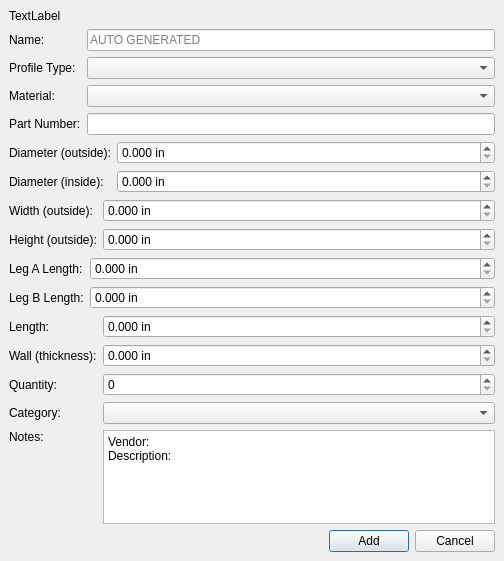
<?xml version="1.0" encoding="UTF-8"?>
<ui version="4.0">
 <class>Form</class>
 <widget class="QDialog" name="Form">
  <property name="geometry">
   <rect>
    <x>0</x>
    <y>0</y>
    <width>504</width>
    <height>561</height>
   </rect>
  </property>
  <property name="windowTitle">
   <string>Form</string>
  </property>
  <layout class="QHBoxLayout" name="horizontalLayout">
   <property name="spacing">
    <number>0</number>
   </property>
   <property name="leftMargin">
    <number>0</number>
   </property>
   <property name="topMargin">
    <number>0</number>
   </property>
   <property name="rightMargin">
    <number>0</number>
   </property>
   <property name="bottomMargin">
    <number>0</number>
   </property>
   <item>
    <widget class="QWidget" name="widget" native="true">
     <property name="contextMenuPolicy">
      <enum>Qt::ContextMenuPolicy::ActionsContextMenu</enum>
     </property>
     <property name="autoFillBackground">
      <bool>false</bool>
     </property>
     <property name="styleSheet">
      <string notr="true"/>
     </property>
     <layout class="QVBoxLayout" name="verticalLayout_3" stretch="0">
      <property name="leftMargin">
       <number>0</number>
      </property>
      <property name="topMargin">
       <number>0</number>
      </property>
      <property name="rightMargin">
       <number>0</number>
      </property>
      <property name="bottomMargin">
       <number>0</number>
      </property>
      <item>
       <layout class="QVBoxLayout" name="verticalLayout">
        <property name="leftMargin">
         <number>9</number>
        </property>
        <property name="topMargin">
         <number>9</number>
        </property>
        <property name="rightMargin">
         <number>9</number>
        </property>
        <property name="bottomMargin">
         <number>9</number>
        </property>
        <item>
         <widget class="QLabel" name="lblMessage">
          <property name="sizePolicy">
           <sizepolicy hsizetype="Preferred" vsizetype="Minimum">
            <horstretch>0</horstretch>
            <verstretch>0</verstretch>
           </sizepolicy>
          </property>
          <property name="text">
           <string>TextLabel</string>
          </property>
          <property name="alignment">
           <set>Qt::AlignmentFlag::AlignLeading|Qt::AlignmentFlag::AlignLeft|Qt::AlignmentFlag::AlignTop</set>
          </property>
          <property name="wordWrap">
           <bool>true</bool>
          </property>
         </widget>
        </item>
        <item>
         <layout class="QGridLayout" name="gridLayout">
          <item row="2" column="3">
           <widget class="QComboBox" name="comboBox_material"/>
          </item>
          <item row="1" column="3">
           <widget class="QComboBox" name="comboBox_profile"/>
          </item>
          <item row="3" column="0">
           <widget class="QLabel" name="label_6">
            <property name="text">
             <string>Part Number:</string>
            </property>
            <property name="buddy">
             <cstring>lineEdit_part_number</cstring>
            </property>
           </widget>
          </item>
          <item row="0" column="0">
           <widget class="QLabel" name="label">
            <property name="text">
             <string>Name:</string>
            </property>
            <property name="alignment">
             <set>Qt::AlignmentFlag::AlignLeading|Qt::AlignmentFlag::AlignLeft|Qt::AlignmentFlag::AlignVCenter</set>
            </property>
            <property name="buddy">
             <cstring>lineEdit_name</cstring>
            </property>
           </widget>
          </item>
          <item row="2" column="0">
           <widget class="QLabel" name="label_3">
            <property name="text">
             <string>Material:</string>
            </property>
            <property name="buddy">
             <cstring>comboBox_material</cstring>
            </property>
           </widget>
          </item>
          <item row="1" column="0">
           <widget class="QLabel" name="label_2">
            <property name="text">
             <string>Profile Type:</string>
            </property>
            <property name="buddy">
             <cstring>comboBox_profile</cstring>
            </property>
           </widget>
          </item>
          <item row="0" column="3">
           <widget class="QLineEdit" name="lineEdit_name">
            <property name="readOnly">
             <bool>true</bool>
            </property>
            <property name="placeholderText">
             <string>AUTO GENERATED</string>
            </property>
           </widget>
          </item>
          <item row="3" column="3">
           <widget class="QLineEdit" name="lineEdit_part_number"/>
          </item>
         </layout>
        </item>
        <item>
         <widget class="QWidget" name="inside_outside_widget" native="true">
          <layout class="QVBoxLayout" name="verticalLayout_2">
           <property name="leftMargin">
            <number>0</number>
           </property>
           <property name="topMargin">
            <number>0</number>
           </property>
           <property name="rightMargin">
            <number>0</number>
           </property>
           <property name="bottomMargin">
            <number>0</number>
           </property>
           <item>
            <layout class="QGridLayout" name="gridLayout_6" columnstretch="0,1">
             <item row="1" column="0">
              <widget class="QLabel" name="label_8">
               <property name="text">
                <string>Diameter (inside):</string>
               </property>
               <property name="buddy">
                <cstring>doubleSpinBox_inside_diameter</cstring>
               </property>
              </widget>
             </item>
             <item row="0" column="0">
              <widget class="QLabel" name="label_5">
               <property name="text">
                <string>Diameter (outside):</string>
               </property>
               <property name="buddy">
                <cstring>doubleSpinBox_outside_diameter</cstring>
               </property>
              </widget>
             </item>
             <item row="1" column="1">
              <widget class="QDoubleSpinBox" name="doubleSpinBox_inside_diameter">
               <property name="suffix">
                <string> in</string>
               </property>
               <property name="decimals">
                <number>3</number>
               </property>
               <property name="maximum">
                <double>999999999.000000000000000</double>
               </property>
               <property name="singleStep">
                <double>0.125000000000000</double>
               </property>
              </widget>
             </item>
             <item row="0" column="1">
              <widget class="QDoubleSpinBox" name="doubleSpinBox_outside_diameter">
               <property name="suffix">
                <string> in</string>
               </property>
               <property name="decimals">
                <number>3</number>
               </property>
               <property name="maximum">
                <double>999999999.000000000000000</double>
               </property>
               <property name="singleStep">
                <double>0.125000000000000</double>
               </property>
              </widget>
             </item>
            </layout>
           </item>
          </layout>
         </widget>
        </item>
        <item>
         <widget class="QWidget" name="height_width_outer_widget" native="true">
          <layout class="QVBoxLayout" name="verticalLayout_4">
           <property name="leftMargin">
            <number>0</number>
           </property>
           <property name="topMargin">
            <number>0</number>
           </property>
           <property name="rightMargin">
            <number>0</number>
           </property>
           <property name="bottomMargin">
            <number>0</number>
           </property>
           <item>
            <layout class="QGridLayout" name="gridLayout_7" columnstretch="0,1">
             <item row="0" column="0">
              <widget class="QLabel" name="label_9">
               <property name="text">
                <string>Width (outside):</string>
               </property>
               <property name="buddy">
                <cstring>doubleSpinBox_outside_width</cstring>
               </property>
              </widget>
             </item>
             <item row="1" column="0">
              <widget class="QLabel" name="label_10">
               <property name="text">
                <string>Height (outside):</string>
               </property>
               <property name="buddy">
                <cstring>doubleSpinBox_outside_height</cstring>
               </property>
              </widget>
             </item>
             <item row="1" column="1">
              <widget class="QDoubleSpinBox" name="doubleSpinBox_outside_height">
               <property name="suffix">
                <string> in</string>
               </property>
               <property name="decimals">
                <number>3</number>
               </property>
               <property name="maximum">
                <double>999999999.000000000000000</double>
               </property>
               <property name="singleStep">
                <double>0.125000000000000</double>
               </property>
              </widget>
             </item>
             <item row="0" column="1">
              <widget class="QDoubleSpinBox" name="doubleSpinBox_outside_width">
               <property name="suffix">
                <string> in</string>
               </property>
               <property name="decimals">
                <number>3</number>
               </property>
               <property name="maximum">
                <double>999999999.000000000000000</double>
               </property>
               <property name="singleStep">
                <double>0.125000000000000</double>
               </property>
              </widget>
             </item>
            </layout>
           </item>
          </layout>
         </widget>
        </item>
        <item>
         <widget class="QWidget" name="leg_widget" native="true">
          <layout class="QVBoxLayout" name="verticalLayout_5">
           <property name="leftMargin">
            <number>0</number>
           </property>
           <property name="topMargin">
            <number>0</number>
           </property>
           <property name="rightMargin">
            <number>0</number>
           </property>
           <property name="bottomMargin">
            <number>0</number>
           </property>
           <item>
            <layout class="QGridLayout" name="gridLayout_8" columnstretch="0,1">
             <item row="1" column="0">
              <widget class="QLabel" name="label_12">
               <property name="text">
                <string>Leg B Length:</string>
               </property>
               <property name="buddy">
                <cstring>doubleSpinBox_leg_b_length</cstring>
               </property>
              </widget>
             </item>
             <item row="0" column="0">
              <widget class="QLabel" name="label_11">
               <property name="text">
                <string>Leg A Length:</string>
               </property>
               <property name="buddy">
                <cstring>doubleSpinBox_leg_a_length</cstring>
               </property>
              </widget>
             </item>
             <item row="1" column="1">
              <widget class="QDoubleSpinBox" name="doubleSpinBox_leg_b_length">
               <property name="suffix">
                <string> in</string>
               </property>
               <property name="decimals">
                <number>3</number>
               </property>
               <property name="maximum">
                <double>999999999.000000000000000</double>
               </property>
               <property name="singleStep">
                <double>0.125000000000000</double>
               </property>
              </widget>
             </item>
             <item row="0" column="1">
              <widget class="QDoubleSpinBox" name="doubleSpinBox_leg_a_length">
               <property name="suffix">
                <string> in</string>
               </property>
               <property name="decimals">
                <number>3</number>
               </property>
               <property name="maximum">
                <double>999999999.000000000000000</double>
               </property>
               <property name="singleStep">
                <double>0.125000000000000</double>
               </property>
              </widget>
             </item>
            </layout>
           </item>
          </layout>
         </widget>
        </item>
        <item>
         <layout class="QGridLayout" name="gridLayout_2" columnstretch="0,1">
          <item row="0" column="1">
           <widget class="QDoubleSpinBox" name="doubleSpinBox_length">
            <property name="suffix">
             <string> in</string>
            </property>
            <property name="decimals">
             <number>3</number>
            </property>
            <property name="maximum">
             <double>999999999.000000000000000</double>
            </property>
            <property name="singleStep">
             <double>0.125000000000000</double>
            </property>
           </widget>
          </item>
          <item row="1" column="1">
           <widget class="QDoubleSpinBox" name="doubleSpinBox_wall_thickness">
            <property name="suffix">
             <string> in</string>
            </property>
            <property name="decimals">
             <number>3</number>
            </property>
            <property name="maximum">
             <double>99999999.000000000000000</double>
            </property>
            <property name="singleStep">
             <double>0.125000000000000</double>
            </property>
           </widget>
          </item>
          <item row="1" column="0">
           <widget class="QLabel" name="label_13">
            <property name="text">
             <string>Wall (thickness):</string>
            </property>
            <property name="buddy">
             <cstring>doubleSpinBox_wall_thickness</cstring>
            </property>
           </widget>
          </item>
          <item row="0" column="0">
           <widget class="QLabel" name="label_14">
            <property name="text">
             <string>Length:</string>
            </property>
            <property name="buddy">
             <cstring>doubleSpinBox_length</cstring>
            </property>
           </widget>
          </item>
          <item row="2" column="1">
           <widget class="QDoubleSpinBox" name="spinBox_current_quantity">
            <property name="decimals">
             <number>0</number>
            </property>
            <property name="maximum">
             <double>999999999.000000000000000</double>
            </property>
           </widget>
          </item>
          <item row="2" column="0">
           <widget class="QLabel" name="label_7">
            <property name="text">
             <string>Quantity:</string>
            </property>
            <property name="buddy">
             <cstring>spinBox_current_quantity</cstring>
            </property>
           </widget>
          </item>
          <item row="4" column="1">
           <widget class="QPlainTextEdit" name="plainTextEdit_notes">
            <property name="tabChangesFocus">
             <bool>true</bool>
            </property>
            <property name="documentTitle">
             <string/>
            </property>
            <property name="plainText">
             <string>Vendor: 
Description: </string>
            </property>
            <property name="backgroundVisible">
             <bool>false</bool>
            </property>
            <property name="centerOnScroll">
             <bool>false</bool>
            </property>
            <property name="placeholderText">
             <string>Notes...</string>
            </property>
           </widget>
          </item>
          <item row="4" column="0">
           <widget class="QLabel" name="label_4">
            <property name="text">
             <string>Notes:</string>
            </property>
            <property name="alignment">
             <set>Qt::AlignmentFlag::AlignLeading|Qt::AlignmentFlag::AlignLeft|Qt::AlignmentFlag::AlignTop</set>
            </property>
            <property name="buddy">
             <cstring>plainTextEdit_notes</cstring>
            </property>
           </widget>
          </item>
          <item row="3" column="0">
           <widget class="QLabel" name="label_15">
            <property name="text">
             <string>Category:</string>
            </property>
            <property name="buddy">
             <cstring>comboBox_categories</cstring>
            </property>
           </widget>
          </item>
          <item row="3" column="1">
           <widget class="QComboBox" name="comboBox_categories"/>
          </item>
         </layout>
        </item>
        <item>
         <layout class="QHBoxLayout" name="buttonsLayout">
          <item>
           <spacer name="horizontalSpacer_2">
            <property name="orientation">
             <enum>Qt::Orientation::Horizontal</enum>
            </property>
            <property name="sizeHint" stdset="0">
             <size>
              <width>40</width>
              <height>20</height>
             </size>
            </property>
           </spacer>
          </item>
          <item>
           <widget class="QPushButton" name="pushButton_add">
            <property name="maximumSize">
             <size>
              <width>16777215</width>
              <height>16777215</height>
             </size>
            </property>
            <property name="text">
             <string>Add</string>
            </property>
           </widget>
          </item>
          <item>
           <widget class="QPushButton" name="pushButton_cancel">
            <property name="maximumSize">
             <size>
              <width>16777215</width>
              <height>16777215</height>
             </size>
            </property>
            <property name="text">
             <string>Cancel</string>
            </property>
           </widget>
          </item>
         </layout>
        </item>
       </layout>
      </item>
     </layout>
    </widget>
   </item>
  </layout>
 </widget>
 <resources/>
 <connections/>
</ui>
